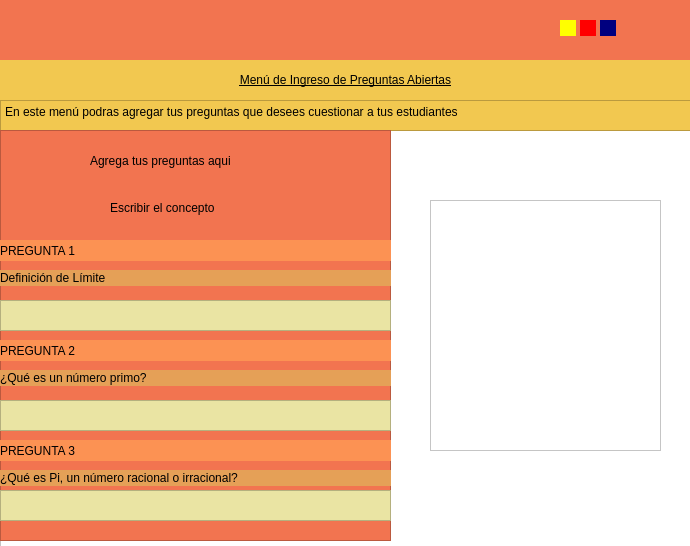
<?xml version="1.0" encoding="UTF-8"?>
<ui version="4.0">
 <class>Form</class>
 <widget class="QWidget" name="Form">
  <property name="geometry">
   <rect>
    <x>0</x>
    <y>0</y>
    <width>690</width>
    <height>546</height>
   </rect>
  </property>
  <property name="windowTitle">
   <string>Form</string>
  </property>
  <property name="styleSheet">
   <string notr="true">
background-color: rgb(242, 116, 80);</string>
  </property>
  <widget class="QFrame" name="frame">
   <property name="geometry">
    <rect>
     <x>0</x>
     <y>60</y>
     <width>691</width>
     <height>491</height>
    </rect>
   </property>
   <property name="styleSheet">
    <string notr="true">background-color: rgb(255, 255, 255);</string>
   </property>
   <property name="frameShape">
    <enum>QFrame::StyledPanel</enum>
   </property>
   <property name="frameShadow">
    <enum>QFrame::Raised</enum>
   </property>
   <widget class="QLabel" name="label">
    <property name="geometry">
     <rect>
      <x>0</x>
      <y>0</y>
      <width>691</width>
      <height>41</height>
     </rect>
    </property>
    <property name="styleSheet">
     <string notr="true">font: 700 12pt &quot;Segoe UI&quot;;
text-decoration: underline;
background-color: rgb(242, 200, 80);</string>
    </property>
    <property name="text">
     <string>&lt;html&gt;&lt;head/&gt;&lt;body&gt;&lt;p align=&quot;center&quot;&gt;Menú de Ingreso de Preguntas Abiertas&lt;/p&gt;&lt;/body&gt;&lt;/html&gt;</string>
    </property>
   </widget>
   <widget class="QTextBrowser" name="textBrowser">
    <property name="geometry">
     <rect>
      <x>0</x>
      <y>40</y>
      <width>691</width>
      <height>31</height>
     </rect>
    </property>
    <property name="styleSheet">
     <string notr="true">background-color: rgb(242, 200, 80);</string>
    </property>
    <property name="html">
     <string>&lt;!DOCTYPE HTML PUBLIC &quot;-//W3C//DTD HTML 4.0//EN&quot; &quot;http://www.w3.org/TR/REC-html40/strict.dtd&quot;&gt;
&lt;html&gt;&lt;head&gt;&lt;meta name=&quot;qrichtext&quot; content=&quot;1&quot; /&gt;&lt;meta charset=&quot;utf-8&quot; /&gt;&lt;style type=&quot;text/css&quot;&gt;
p, li { white-space: pre-wrap; }
hr { height: 1px; border-width: 0; }
li.unchecked::marker { content: &quot;\2610&quot;; }
li.checked::marker { content: &quot;\2612&quot;; }
&lt;/style&gt;&lt;/head&gt;&lt;body style=&quot; font-family:'Segoe UI'; font-size:9pt; font-weight:400; font-style:normal;&quot;&gt;
&lt;p style=&quot; margin-top:0px; margin-bottom:0px; margin-left:0px; margin-right:0px; -qt-block-indent:0; text-indent:0px;&quot;&gt;En este menú podras agregar tus preguntas que desees cuestionar a tus estudiantes&lt;/p&gt;&lt;/body&gt;&lt;/html&gt;</string>
    </property>
   </widget>
   <widget class="QFrame" name="frame_3">
    <property name="geometry">
     <rect>
      <x>0</x>
      <y>70</y>
      <width>391</width>
      <height>411</height>
     </rect>
    </property>
    <property name="styleSheet">
     <string notr="true">background-color: rgb(242, 116, 80);</string>
    </property>
    <property name="frameShape">
     <enum>QFrame::StyledPanel</enum>
    </property>
    <property name="frameShadow">
     <enum>QFrame::Raised</enum>
    </property>
    <widget class="QLabel" name="label_2">
     <property name="geometry">
      <rect>
       <x>90</x>
       <y>20</y>
       <width>291</width>
       <height>21</height>
      </rect>
     </property>
     <property name="styleSheet">
      <string notr="true">font: 700 12pt &quot;Segoe UI&quot;;</string>
     </property>
     <property name="text">
      <string>Agrega tus preguntas aqui</string>
     </property>
    </widget>
    <widget class="QLabel" name="label_3">
     <property name="geometry">
      <rect>
       <x>110</x>
       <y>70</y>
       <width>171</width>
       <height>16</height>
      </rect>
     </property>
     <property name="text">
      <string>Escribir el concepto </string>
     </property>
    </widget>
    <widget class="QLabel" name="label_4">
     <property name="geometry">
      <rect>
       <x>0</x>
       <y>110</y>
       <width>391</width>
       <height>21</height>
      </rect>
     </property>
     <property name="styleSheet">
      <string notr="true">font: 700 8pt &quot;Segoe UI&quot;;
background-color: rgb(252, 146, 83);</string>
     </property>
     <property name="text">
      <string>PREGUNTA 1</string>
     </property>
    </widget>
    <widget class="QLabel" name="label_5">
     <property name="geometry">
      <rect>
       <x>0</x>
       <y>310</y>
       <width>391</width>
       <height>21</height>
      </rect>
     </property>
     <property name="styleSheet">
      <string notr="true">font: 700 8pt &quot;Segoe UI&quot;;
background-color: rgb(252, 146, 83);</string>
     </property>
     <property name="text">
      <string>PREGUNTA 3</string>
     </property>
    </widget>
    <widget class="QLabel" name="label_6">
     <property name="geometry">
      <rect>
       <x>0</x>
       <y>210</y>
       <width>391</width>
       <height>21</height>
      </rect>
     </property>
     <property name="styleSheet">
      <string notr="true">font: 700 8pt &quot;Segoe UI&quot;;
background-color: rgb(252, 146, 83);</string>
     </property>
     <property name="text">
      <string>PREGUNTA 2</string>
     </property>
    </widget>
    <widget class="QLabel" name="label_7">
     <property name="geometry">
      <rect>
       <x>0</x>
       <y>140</y>
       <width>391</width>
       <height>16</height>
      </rect>
     </property>
     <property name="styleSheet">
      <string notr="true">font: 8pt &quot;Segoe UI&quot;;
background-color: rgb(229, 160, 87);</string>
     </property>
     <property name="text">
      <string>Definición de Límite</string>
     </property>
    </widget>
    <widget class="QTextEdit" name="textEdit">
     <property name="geometry">
      <rect>
       <x>0</x>
       <y>170</y>
       <width>391</width>
       <height>31</height>
      </rect>
     </property>
     <property name="styleSheet">
      <string notr="true">
background-color: rgb(234, 228, 163);</string>
     </property>
    </widget>
    <widget class="QTextEdit" name="textEdit_2">
     <property name="geometry">
      <rect>
       <x>0</x>
       <y>270</y>
       <width>391</width>
       <height>31</height>
      </rect>
     </property>
     <property name="styleSheet">
      <string notr="true">
background-color: rgb(234, 228, 163);</string>
     </property>
    </widget>
    <widget class="QTextEdit" name="textEdit_3">
     <property name="geometry">
      <rect>
       <x>0</x>
       <y>360</y>
       <width>391</width>
       <height>31</height>
      </rect>
     </property>
     <property name="styleSheet">
      <string notr="true">
background-color: rgb(234, 228, 163);</string>
     </property>
    </widget>
    <widget class="QLabel" name="label_8">
     <property name="geometry">
      <rect>
       <x>0</x>
       <y>240</y>
       <width>391</width>
       <height>16</height>
      </rect>
     </property>
     <property name="styleSheet">
      <string notr="true">font: 8pt &quot;Segoe UI&quot;;
background-color: rgb(229, 160, 87);</string>
     </property>
     <property name="text">
      <string>¿Qué es un número primo?</string>
     </property>
    </widget>
    <widget class="QLabel" name="label_9">
     <property name="geometry">
      <rect>
       <x>0</x>
       <y>340</y>
       <width>391</width>
       <height>16</height>
      </rect>
     </property>
     <property name="styleSheet">
      <string notr="true">font: 8pt &quot;Segoe UI&quot;;
background-color: rgb(229, 160, 87);</string>
     </property>
     <property name="text">
      <string>¿Qué es Pi, un número racional o irracional?</string>
     </property>
    </widget>
   </widget>
   <widget class="QFrame" name="frame_2">
    <property name="geometry">
     <rect>
      <x>430</x>
      <y>140</y>
      <width>231</width>
      <height>251</height>
     </rect>
    </property>
    <property name="styleSheet">
     <string notr="true">border-image: url(:/uno/oa.jpg);</string>
    </property>
    <property name="frameShape">
     <enum>QFrame::StyledPanel</enum>
    </property>
    <property name="frameShadow">
     <enum>QFrame::Raised</enum>
    </property>
   </widget>
  </widget>
  <widget class="QWidget" name="widget" native="true">
   <property name="geometry">
    <rect>
     <x>560</x>
     <y>20</y>
     <width>16</width>
     <height>16</height>
    </rect>
   </property>
   <property name="styleSheet">
    <string notr="true">
background-color: rgb(255, 255, 0);</string>
   </property>
  </widget>
  <widget class="QWidget" name="widget_2" native="true">
   <property name="geometry">
    <rect>
     <x>600</x>
     <y>20</y>
     <width>16</width>
     <height>16</height>
    </rect>
   </property>
   <property name="styleSheet">
    <string notr="true">
background-color: rgb(0, 0, 127);</string>
   </property>
  </widget>
  <widget class="QWidget" name="widget_3" native="true">
   <property name="geometry">
    <rect>
     <x>580</x>
     <y>20</y>
     <width>16</width>
     <height>16</height>
    </rect>
   </property>
   <property name="styleSheet">
    <string notr="true">
background-color: rgb(255, 0, 0);</string>
   </property>
  </widget>
 </widget>
 <resources>
  <include location="imagenes/andres.qrc"/>
 </resources>
 <connections/>
</ui>
